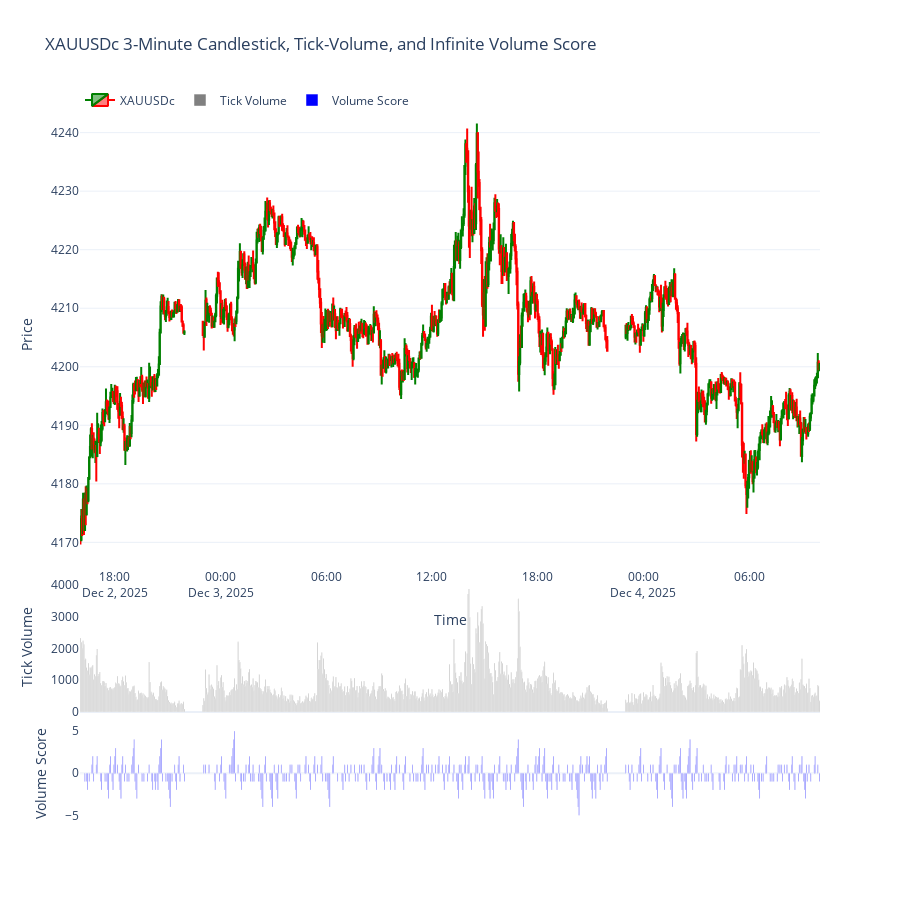

Here is the notebook cell this chart was saved with:
### Code cell
import MetaTrader5 as mt5
import pandas as pd
import numpy as np
import plotly.graph_objects as go
from datetime import datetime, timedelta

# -------------------------
# 1. Initialize MT5
# -------------------------
if not mt5.initialize():
    print("MT5 initialization failed")
    mt5.shutdown()

# -------------------------
# 2. Fetch 3-minute data
# -------------------------
symbol = "XAUUSDc"
timeframe = mt5.TIMEFRAME_M3
n_bars = 800
utc_from = datetime.now() - timedelta(days=5)

rates = mt5.copy_rates_from(symbol, timeframe, utc_from, n_bars)
mt5.shutdown()

# -------------------------
# 3. Convert to DataFrame
# -------------------------
df = pd.DataFrame(rates)
df['time'] = pd.to_datetime(df['time'], unit='s')
df.set_index('time', inplace=True)

# -------------------------
# 4. Remove non-trading periods
# -------------------------
df = df[df.index.dayofweek < 5]

# -------------------------
# 5. Custom infinite volume score indicator
# -------------------------
def infinite_volume_score(volumes, lookback=3):
    scores = np.zeros(len(volumes))
    pos_seq = 0  # positive sequence counter
    neg_seq = 0  # negative sequence counter

    for i in range(lookback, len(volumes)):
        # Positive sequence check
        is_positive = True
        for lb in range(1, lookback + 1):
            if volumes[i] <= volumes[i - lb]:
                is_positive = False
                break
        if is_positive:
            pos_seq += 1
            scores[i] = pos_seq
        else:
            pos_seq = 0

        # Negative sequence check
        is_negative = True
        for lb in range(1, lookback + 1):
            if volumes[i] >= volumes[i - lb]:
                is_negative = False
                break
        if is_negative:
            neg_seq -= 1
            scores[i] = neg_seq
        else:
            if not is_positive:  # reset only if sequence broken
                scores[i] = 0
            neg_seq = 0

    return scores

df['vol_score'] = infinite_volume_score(df['tick_volume'], lookback=3)

# -------------------------
# 6. Plot 3-pane chart
# -------------------------
fig = go.Figure()

# Candlestick chart (top pane)
fig.add_trace(go.Candlestick(
    x=df.index,
    open=df['open'],
    high=df['high'],
    low=df['low'],
    close=df['close'],
    name='XAUUSDc',
    increasing_line_color='green',
    decreasing_line_color='red'
))

# Tick-volume bars (middle pane)
fig.add_trace(go.Bar(
    x=df.index,
    y=df['tick_volume'],
    name='Tick Volume',
    marker_color='gray',
    yaxis='y2'
))

# Infinite volume score bars (bottom pane)
fig.add_trace(go.Bar(
    x=df.index,
    y=df['vol_score'],
    name='Volume Score',
    marker_color='blue',
    yaxis='y3'
))

# Layout with 3 panes
fig.update_layout(
    template='plotly_white',
    title='XAUUSDc 3-Minute Candlestick, Tick-Volume, and Infinite Volume Score',
    xaxis=dict(title='Time', rangeslider=dict(visible=False)),
    yaxis=dict(title='Price', domain=[0.35, 1]),
    yaxis2=dict(title='Tick Volume', domain=[0.15, 0.33], showgrid=False),
    yaxis3=dict(title='Volume Score', domain=[0, 0.13], showgrid=False),
    legend=dict(orientation='h', y=1.02, x=0),
    height=900
)

fig.show()

### Figure 1 — Plotly figure (JSON) as saved in the notebook; plotly's stock layout.template omitted (floating-point values rounded to 4 significant figures; data arrays with more than 128 entries replaced by an {"elided": "..."} marker saying what was removed)
{"data": [{"close": {"elided": "800 float values"}, "decreasing": {"line": {"color": "red"}}, "high": {"elided": "800 float values"}, "increasing": {"line": {"color": "green"}}, "low": {"elided": "800 float values"}, "name": "XAUUSDc", "open": {"elided": "800 float values"}, "type": "candlestick", "x": {"elided": "800 str values"}}, {"marker": {"color": "gray"}, "name": "Tick Volume", "type": "bar", "x": {"elided": "800 str values"}, "y": {"elided": "800 int values"}, "yaxis": "y2"}, {"marker": {"color": "blue"}, "name": "Volume Score", "type": "bar", "x": {"elided": "800 str values"}, "y": {"elided": "800 float values"}, "yaxis": "y3"}], "layout": {"height": 900, "legend": {"orientation": "h", "x": 0, "y": 1.02}, "title": {"text": "XAUUSDc 3-Minute Candlestick, Tick-Volume, and Infinite Volume Score"}, "xaxis": {"rangeslider": {"visible": false}, "title": {"text": "Time"}}, "yaxis": {"domain": [0.35, 1], "title": {"text": "Price"}}, "yaxis2": {"domain": [0.15, 0.33], "showgrid": false, "title": {"text": "Tick Volume"}}, "yaxis3": {"domain": [0, 0.13], "showgrid": false, "title": {"text": "Volume Score"}}}}
